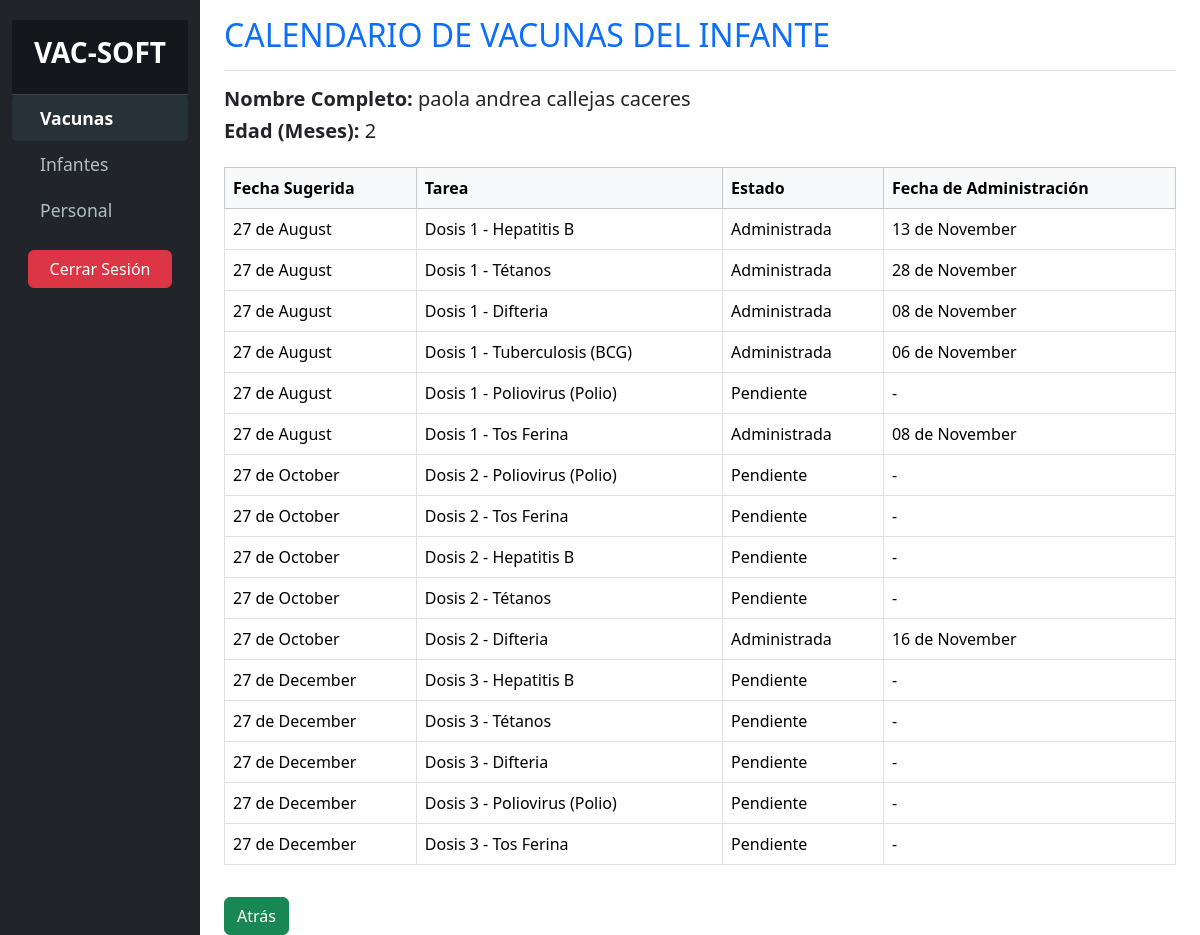
Page /calendario_infante.php?id=3 on the committed database.
### tables this page shows
CREATE TABLE `vacuna_tipo` (
  `id` bigint(20) NOT NULL,
  `tipo` varchar(255) NOT NULL,
  `dosis_requeridas` int(11) NOT NULL
);

### calendario_infante.php (the view, shortened to what this page needs)
<?php
include_once 'conexion.php';
$id_infante = $_GET['id'] ?? null;
$query_infante = "SELECT nombre, apellido_paterno, apellido_materno, fecha_nacimiento FROM niños WHERE id = ?";
$stmt = $conn->prepare($query_infante);
$stmt->bind_param("i", $id_infante);
$stmt->execute();
$result_infante = $stmt->get_result();
$infante = $result_infante->fetch_assoc();
function calcularEdadEnMeses($fechaNacimiento)
{
    $fechaActual = new DateTime();
    $fechaNac = new DateTime($fechaNacimiento);
    $diferencia = $fechaActual->diff($fechaNac);
    return ($diferencia->y * 12) + $diferencia->m;
}
$edad_meses = calcularEdadEnMeses($infante['fecha_nacimiento']);
$query_calendario = "
    SELECT
        vacuna_tipo.id AS tipo_id,
        vacuna_tipo.tipo AS vacuna,
        calendario.numero_dosis,
        vacunaciones.fecha_administracion,
        DATE_ADD(?, INTERVAL ((calendario.numero_dosis - 1) * 2) MONTH) AS fecha_sugerida,
        IF(vacunaciones.fecha_administracion IS NULL, 'Pendiente', 'Administrada') AS estado
    FROM vacuna_tipo
    JOIN (SELECT 1 AS numero_dosis UNION SELECT 2 UNION SELECT 3 UNION SELECT 4) AS calendario
        ON calendario.numero_dosis <= vacuna_tipo.dosis_requeridas
    LEFT JOIN vacunaciones
        ON vacuna_tipo.id = vacunaciones.tipo_id
        AND vacunaciones.id_nino = ?
        AND vacunaciones.numero_dosis = calendario.numero_dosis
    ORDER BY fecha_sugerida ASC";
$stmt_calendario = $conn->prepare($query_calendario);
$stmt_calendario->bind_param("si", $infante['fecha_nacimiento'], $id_infante);
$stmt_calendario->execute();
$result_calendario = $stmt_calendario->get_result();
?>
<!DOCTYPE html>
<html lang="es">
<head>
    <link rel="stylesheet" href="css/bootstrap.min.css">
    <link rel="stylesheet" href="css/styles.css">
</head>
<body>
    <div class="container-fluid">
        <div class="row">
            <nav id="sidebar" class="col-md-3 col-lg-2 d-md-block sidebar bg-dark d-flex flex-column">
                <div>
                    <div class="sidebar-header p-3 text-center">
                        <h3 class="text-white"><strong>VAC-SOFT</strong></h3>
                    </div>
                    <ul class="nav flex-column">
                        <li class="nav-item">
                            <a class="nav-link active" href="index.php">
                                <i class="bi bi-arrow-right-circle me-2"></i> Vacunas
                            </a>
                        </li>
                        <li class="nav-item">
                            <a class="nav-link" href="infantes.php">
                                <i class="bi bi-people me-2"></i> Infantes
                            </a>
                        </li>
                        <li class="nav-item">
                            <a class="nav-link" href="personal.php">
                                <i class="bi bi-person-badge me-2"></i> Personal
                            </a>
                        </li>
                    </ul>
                </div>
                <div class="mt-auto text-center p-3">
                    <a href="logout.php" class="btn btn-danger w-100">Cerrar Sesión</a>
                </div>
            </nav>
            <main class="col-md-9 ms-sm-auto col-lg-10 px-md-4">
                <div class="d-flex justify-content-between flex-wrap flex-md-nowrap align-items-center pt-3 pb-2 mb-3 border-bottom">
                    <h1 class="h2 text-primary">CALENDARIO DE VACUNAS DEL INFANTE</h1>
                </div>
                <div class="mb-4">
                    <h5><strong>Nombre Completo:</strong> <?php echo $infante['nombre'] . ' ' . $infante['apellido_paterno'] . ' ' . $infante['apellido_materno']; ?></h5>
                    <h5><strong>Edad (Meses):</strong> <?php echo $edad_meses; ?></h5>
                </div>
                <div class="table-responsive">
                    <table class="table table-bordered">
                        <thead class="table-light">
                            <tr>
                                <th>Fecha Sugerida</th>
                                <th>Tarea</th>
                                <th>Estado</th>
                                <th>Fecha de Administración</th>
                            </tr>
                        </thead>
                        <tbody>
                            <?php while ($row = $result_calendario->fetch_assoc()) : ?>
                                <tr>
                                    <td><?php echo strftime("%d de %B", strtotime($row['fecha_sugerida'])); ?></td>
                                    <td><?php echo 'Dosis ' . $row['numero_dosis'] . ' - ' . $row['vacuna']; ?></td>
                                    <td><?php echo $row['estado']; ?></td>
                                    <td><?php echo $row['fecha_administracion'] ? strftime("%d de %B", strtotime($row['fecha_administracion'])) : '-'; ?></td>
                                </tr>
                            <?php endwhile; ?>
                        </tbody>
                    </table>
                </div>
                <div class="mt-3">
                    <a href="informacion_infante.php?id=<?php echo $id_infante; ?>" class="btn btn-success">Atrás</a>
                </div>
            </main>
        </div>
    </div>
</body>
</html>

### css/styles.css (style rules this page uses)
#sidebar { background-color: #1c1f26; color: #ffffff; min-height: 100vh; padding-top: 20px; }
#sidebar .sidebar-header { font-size: 1.5rem; font-weight: bold; background-color: #14171c; padding: 20px; border-bottom: 1px solid #444; }
#sidebar .nav-link { color: #b0bec5; font-size: 1.1rem; padding: 10px 20px; display: flex; align-items: center; transition: all 0.3s ease; }
#sidebar .nav-link.active { background-color: #263238; color: #ffffff; font-weight: bold; border-radius: 5px; }

### rows in the picture
niños: nombre "paola andrea", apellido_paterno "callejas", apellido_materno "caceres", fecha_nacimiento "2"
vacuna_tipo: fecha_sugerida "27 de August", numero_dosis "1", tipo "Hepatitis B", estado "Administrada", fecha_administracion "13 de November", fecha_sugerida "27 de October", numero_dosis "2", estado "Pendiente", fecha_sugerida "27 de December", numero_dosis "3"
vacuna_tipo: fecha_sugerida "27 de August", numero_dosis "1", tipo "Tétanos", estado "Administrada", fecha_administracion "28 de November", fecha_sugerida "27 de October", numero_dosis "2", estado "Pendiente", fecha_sugerida "27 de December", numero_dosis "3"
vacuna_tipo: fecha_sugerida "27 de August", numero_dosis "1", tipo "Difteria", estado "Administrada", fecha_administracion "08 de November", fecha_sugerida "27 de October", numero_dosis "2", fecha_administracion "16 de November", fecha_sugerida "27 de December", numero_dosis "3", estado "Pendiente"
vacuna_tipo: fecha_sugerida "27 de August", numero_dosis "1", tipo "Tuberculosis (BCG)", estado "Administrada", fecha_administracion "06 de November"
vacuna_tipo: fecha_sugerida "27 de August", numero_dosis "1", tipo "Poliovirus (Polio)", estado "Pendiente", fecha_sugerida "27 de October", numero_dosis "2", fecha_sugerida "27 de December", numero_dosis "3"
vacuna_tipo: fecha_sugerida "27 de August", numero_dosis "1", tipo "Tos Ferina", estado "Administrada", fecha_administracion "08 de November", fecha_sugerida "27 de October", numero_dosis "2", estado "Pendiente", fecha_sugerida "27 de December", numero_dosis "3"
